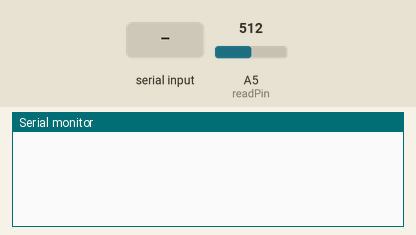
A sketch run on a simulated Arduino Uno, built with avr-gcc and run on an emulated ATmega328P. Parts: the last lines printed to the serial monitor. The inputs (shaded band) are chosen by the test bench; at power-on: A5 (readPin) = 512.

Above: at 1.2 s.
1.3 s: byte 1 (1) received over Serial
At 1.7 s:
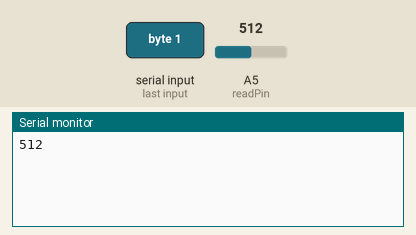
3.3 s: A5 (readPin) set to 716
At 3.7 s:
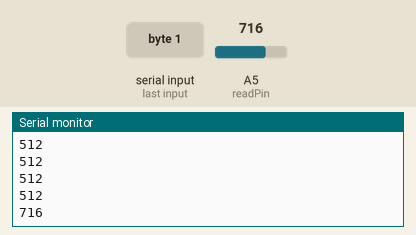
4.8 s: A5 (readPin) set to 900
At 5.2 s:
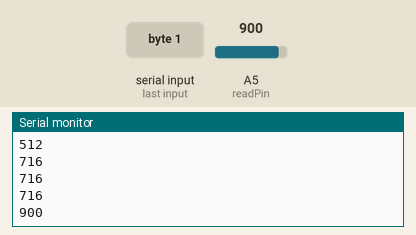
Timing chart, 0 to 7.8 s (numbered marks = the images above; inputs shaded):
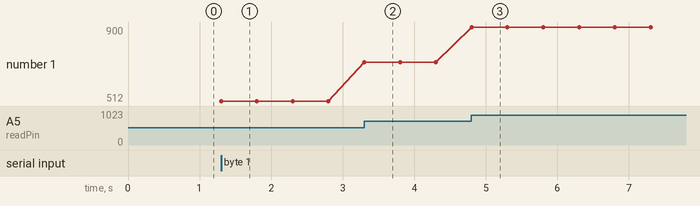

The sketch:

resistanceTesterArduinoModule.ino
```cpp
int vccPin = 5;
int readPin = A5;

int interval = 500;
bool start = false;

void setup() {
  // put your setup code here, to run once:
  pinMode(vccPin, OUTPUT);
  pinMode(readPin, INPUT);
  Serial.begin(9600);
  digitalWrite(vccPin, LOW);
}

void loop() {
  // put your main code here, to run repeatedly:
  if (start)
  {
    Serial.println(analogRead(readPin));

    if (Serial.available() > 0)
    {
      int incomingByte = Serial.read();
      if (incomingByte == 1)
      {
        start = false;
        digitalWrite(vccPin, LOW);
      }
    }

    delay(interval);
  }
  else
  {
    if (Serial.available() > 0)
    {
      int incomingByte = Serial.read();
      if (incomingByte == 1)
      {
        start = true;
        digitalWrite(vccPin, HIGH);
      }
    }
  }
}
```

Measured:
- after the input at 1.3 s, the serial monitor: prints a new line at once (image 1)
- after the input at 3.3 s, the serial monitor: prints a new line at once (image 2)
- after the input at 4.8 s, the serial monitor: prints a new line at once (image 3)
- plotted number 1: 512 → 716 after the input at 3.3 s, 716 → 900 after the input at 4.8 s
